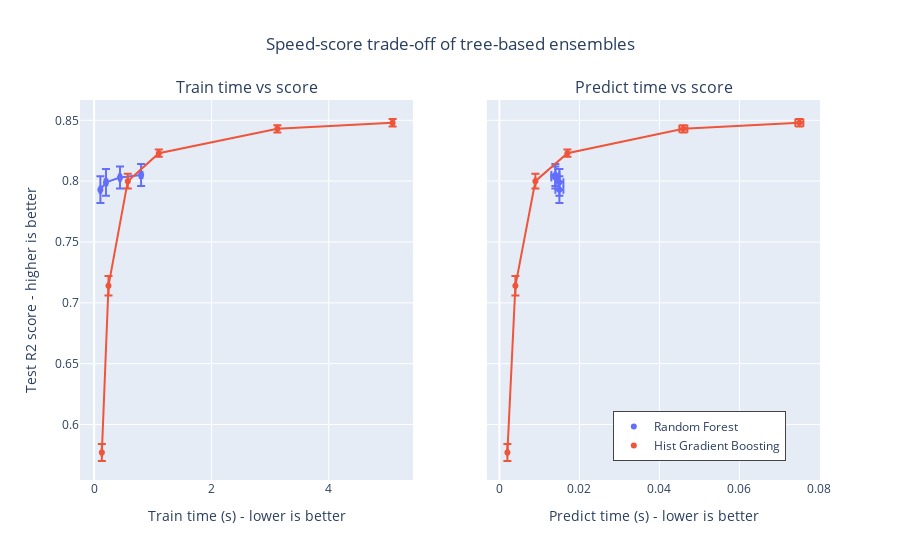

This figure's notebook cell:
### Markdown cell above
#### Note

Tuning the `n_estimators` for RF generally results in a waste of computer power. In practice one just needs to ensure that it is large enough so that doubling its value does not lead to a significant improvement of the testing score.

### Plot results
We can use a plotly.express.scatter to visualize the trade-off between elapsed computing time and mean test score. Passing the cursor over a given point displays the corresponding parameters. Error bars correspond to one standard deviation as computed in the different folds of the cross-validation.

### Code cell
import plotly.colors as colors
import plotly.express as px
from plotly.subplots import make_subplots

fig = make_subplots(
    rows=1,
    cols=2,
    shared_yaxes=True,
    subplot_titles=["Train time vs score", "Predict time vs score"],
)
model_names = [result["model"] for result in results]
colors_list = colors.qualitative.Plotly * (
    len(model_names) // len(colors.qualitative.Plotly) + 1
)

for idx, result in enumerate(results):
    cv_results = result["cv_results"].round(3)
    model_name = result["model"]
    param_name = next(iter(param_grids[model_name].keys()))
    cv_results[param_name] = cv_results["param_" + param_name]
    cv_results["model"] = model_name

    scatter_fig = px.scatter(
        cv_results,
        x="mean_fit_time",
        y="mean_test_score",
        error_x="std_fit_time",
        error_y="std_test_score",
        hover_data=param_name,
        color="model",
    )
    line_fig = px.line(
        cv_results,
        x="mean_fit_time",
        y="mean_test_score",
    )

    scatter_trace = scatter_fig["data"][0]
    line_trace = line_fig["data"][0]
    scatter_trace.update(marker=dict(color=colors_list[idx]))
    line_trace.update(line=dict(color=colors_list[idx]))
    fig.add_trace(scatter_trace, row=1, col=1)
    fig.add_trace(line_trace, row=1, col=1)

    scatter_fig = px.scatter(
        cv_results,
        x="mean_score_time",
        y="mean_test_score",
        error_x="std_score_time",
        error_y="std_test_score",
        hover_data=param_name,
    )
    line_fig = px.line(
        cv_results,
        x="mean_score_time",
        y="mean_test_score",
    )

    scatter_trace = scatter_fig["data"][0]
    line_trace = line_fig["data"][0]
    scatter_trace.update(marker=dict(color=colors_list[idx]))
    line_trace.update(line=dict(color=colors_list[idx]))
    fig.add_trace(scatter_trace, row=1, col=2)
    fig.add_trace(line_trace, row=1, col=2)

fig.update_layout(
    xaxis=dict(title="Train time (s) - lower is better"),
    yaxis=dict(title="Test R2 score - higher is better"),
    xaxis2=dict(title="Predict time (s) - lower is better"),
    legend=dict(x=0.72, y=0.05, traceorder="normal", borderwidth=1),
    title=dict(x=0.5, text="Speed-score trade-off of tree-based ensembles"),
)

### Figure 1 — Plotly figure (JSON) as saved in the notebook; plotly's stock layout.template omitted (floating-point values rounded to 4 significant figures)
{"data": [{"customdata": [[10], [20], [50], [100]], "error_x": {"array": [0.014, 0.022, 0.018, 0.023]}, "error_y": {"array": [0.011, 0.011, 0.009, 0.009]}, "hovertemplate": "model=Random Forest<br>mean_fit_time=%{x}<br>mean_test_score=%{y}<br>n_estimators=%{customdata[0]}<extra></extra>", "legendgroup": "Random Forest", "marker": {"color": "#636EFA", "symbol": "circle"}, "mode": "markers", "name": "Random Forest", "orientation": "v", "showlegend": true, "type": "scatter", "x": [0.107, 0.202, 0.441, 0.801], "xaxis": "x", "y": [0.793, 0.799, 0.803, 0.805], "yaxis": "y"}, {"hovertemplate": "mean_fit_time=%{x}<br>mean_test_score=%{y}<extra></extra>", "legendgroup": "", "line": {"color": "#636EFA", "dash": "solid"}, "marker": {"symbol": "circle"}, "mode": "lines", "name": "", "orientation": "v", "showlegend": false, "type": "scatter", "x": [0.107, 0.202, 0.441, 0.801], "xaxis": "x", "y": [0.793, 0.799, 0.803, 0.805], "yaxis": "y"}, {"customdata": [[10], [20], [50], [100]], "error_x": {"array": [0.001, 0.001, 0.001, 0.001]}, "error_y": {"array": [0.011, 0.011, 0.009, 0.009]}, "hovertemplate": "mean_score_time=%{x}<br>mean_test_score=%{y}<br>n_estimators=%{customdata[0]}<extra></extra>", "legendgroup": "", "marker": {"color": "#636EFA", "symbol": "circle"}, "mode": "markers", "name": "", "orientation": "v", "showlegend": false, "type": "scatter", "x": [0.015, 0.015, 0.014, 0.014], "xaxis": "x2", "y": [0.793, 0.799, 0.803, 0.805], "yaxis": "y2"}, {"hovertemplate": "mean_score_time=%{x}<br>mean_test_score=%{y}<extra></extra>", "legendgroup": "", "line": {"color": "#636EFA", "dash": "solid"}, "marker": {"symbol": "circle"}, "mode": "lines", "name": "", "orientation": "v", "showlegend": false, "type": "scatter", "x": [0.015, 0.015, 0.014, 0.014], "xaxis": "x2", "y": [0.793, 0.799, 0.803, 0.805], "yaxis": "y2"}, {"customdata": [[10], [20], [50], [100], [300], [500]], "error_x": {"array": [0.004, 0.003, 0.004, 0.004, 0.011, 0.016]}, "error_y": {"array": [0.007, 0.008, 0.006, 0.003, 0.003, 0.003]}, "hovertemplate": "model=Hist Gradient Boosting<br>mean_fit_time=%{x}<br>mean_test_score=%{y}<br>max_iter=%{customdata[0]}<extra></extra>", "legendgroup": "Hist Gradient Boosting", "marker": {"color": "#EF553B", "symbol": "circle"}, "mode": "markers", "name": "Hist Gradient Boosting", "orientation": "v", "showlegend": true, "type": "scatter", "x": [0.132, 0.245, 0.574, 1.103, 3.124, 5.089], "xaxis": "x", "y": [0.577, 0.714, 0.8, 0.823, 0.843, 0.848], "yaxis": "y"}, {"hovertemplate": "mean_fit_time=%{x}<br>mean_test_score=%{y}<extra></extra>", "legendgroup": "", "line": {"color": "#EF553B", "dash": "solid"}, "marker": {"symbol": "circle"}, "mode": "lines", "name": "", "orientation": "v", "showlegend": false, "type": "scatter", "x": [0.132, 0.245, 0.574, 1.103, 3.124, 5.089], "xaxis": "x", "y": [0.577, 0.714, 0.8, 0.823, 0.843, 0.848], "yaxis": "y"}, {"customdata": [[10], [20], [50], [100], [300], [500]], "error_x": {"array": [0.0, 0.0, 0.0, 0.0, 0.001, 0.001]}, "error_y": {"array": [0.007, 0.008, 0.006, 0.003, 0.003, 0.003]}, "hovertemplate": "mean_score_time=%{x}<br>mean_test_score=%{y}<br>max_iter=%{customdata[0]}<extra></extra>", "legendgroup": "", "marker": {"color": "#EF553B", "symbol": "circle"}, "mode": "markers", "name": "", "orientation": "v", "showlegend": false, "type": "scatter", "x": [0.002, 0.004, 0.009, 0.017, 0.046, 0.075], "xaxis": "x2", "y": [0.577, 0.714, 0.8, 0.823, 0.843, 0.848], "yaxis": "y2"}, {"hovertemplate": "mean_score_time=%{x}<br>mean_test_score=%{y}<extra></extra>", "legendgroup": "", "line": {"color": "#EF553B", "dash": "solid"}, "marker": {"symbol": "circle"}, "mode": "lines", "name": "", "orientation": "v", "showlegend": false, "type": "scatter", "x": [0.002, 0.004, 0.009, 0.017, 0.046, 0.075], "xaxis": "x2", "y": [0.577, 0.714, 0.8, 0.823, 0.843, 0.848], "yaxis": "y2"}], "layout": {"annotations": [{"font": {"size": 16}, "showarrow": false, "text": "Train time vs score", "x": 0.225, "xanchor": "center", "xref": "paper", "y": 1, "yanchor": "bottom", "yref": "paper"}, {"font": {"size": 16}, "showarrow": false, "text": "Predict time vs score", "x": 0.775, "xanchor": "center", "xref": "paper", "y": 1, "yanchor": "bottom", "yref": "paper"}], "legend": {"borderwidth": 1, "traceorder": "normal", "x": 0.72, "y": 0.05}, "title": {"text": "Speed-score trade-off of tree-based ensembles", "x": 0.5}, "xaxis": {"anchor": "y", "domain": [0, 0.45], "title": {"text": "Train time (s) - lower is better"}}, "xaxis2": {"anchor": "y2", "domain": [0.55, 1], "title": {"text": "Predict time (s) - lower is better"}}, "yaxis": {"anchor": "x", "domain": [0, 1], "title": {"text": "Test R2 score - higher is better"}}, "yaxis2": {"anchor": "x2", "domain": [0, 1], "matches": "y", "showticklabels": false}}}
